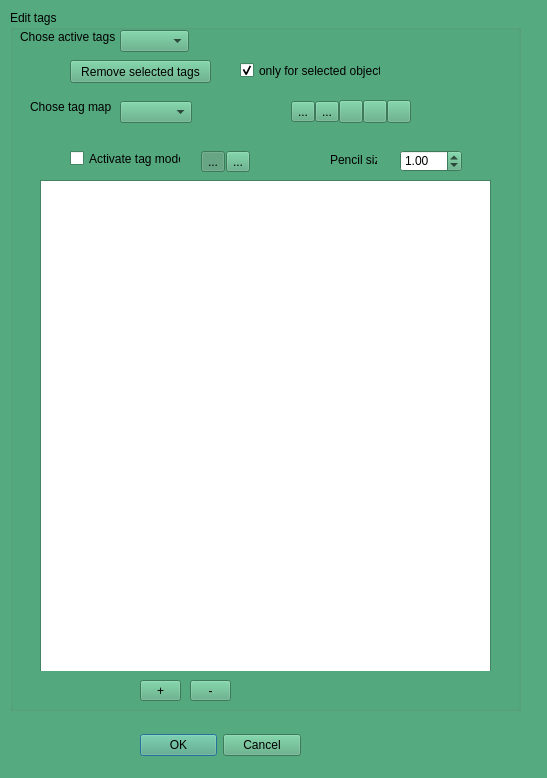
<?xml version="1.0" encoding="UTF-8"?>
<ui version="4.0">
 <class>mqEditTagsDialog</class>
 <widget class="QDialog" name="mqEditTagsDialog">
  <property name="geometry">
   <rect>
    <x>0</x>
    <y>0</y>
    <width>547</width>
    <height>778</height>
   </rect>
  </property>
  <property name="palette">
   <palette>
    <active>
     <colorrole role="WindowText">
      <brush brushstyle="SolidPattern">
       <color alpha="255">
        <red>0</red>
        <green>0</green>
        <blue>0</blue>
       </color>
      </brush>
     </colorrole>
     <colorrole role="Button">
      <brush brushstyle="SolidPattern">
       <color alpha="255">
        <red>85</red>
        <green>170</green>
        <blue>127</blue>
       </color>
      </brush>
     </colorrole>
     <colorrole role="Light">
      <brush brushstyle="SolidPattern">
       <color alpha="255">
        <red>127</red>
        <green>255</green>
        <blue>191</blue>
       </color>
      </brush>
     </colorrole>
     <colorrole role="Midlight">
      <brush brushstyle="SolidPattern">
       <color alpha="255">
        <red>106</red>
        <green>212</green>
        <blue>159</blue>
       </color>
      </brush>
     </colorrole>
     <colorrole role="Dark">
      <brush brushstyle="SolidPattern">
       <color alpha="255">
        <red>42</red>
        <green>85</green>
        <blue>63</blue>
       </color>
      </brush>
     </colorrole>
     <colorrole role="Mid">
      <brush brushstyle="SolidPattern">
       <color alpha="255">
        <red>56</red>
        <green>113</green>
        <blue>84</blue>
       </color>
      </brush>
     </colorrole>
     <colorrole role="Text">
      <brush brushstyle="SolidPattern">
       <color alpha="255">
        <red>0</red>
        <green>0</green>
        <blue>0</blue>
       </color>
      </brush>
     </colorrole>
     <colorrole role="BrightText">
      <brush brushstyle="SolidPattern">
       <color alpha="255">
        <red>255</red>
        <green>255</green>
        <blue>255</blue>
       </color>
      </brush>
     </colorrole>
     <colorrole role="ButtonText">
      <brush brushstyle="SolidPattern">
       <color alpha="255">
        <red>0</red>
        <green>0</green>
        <blue>0</blue>
       </color>
      </brush>
     </colorrole>
     <colorrole role="Base">
      <brush brushstyle="SolidPattern">
       <color alpha="255">
        <red>255</red>
        <green>255</green>
        <blue>255</blue>
       </color>
      </brush>
     </colorrole>
     <colorrole role="Window">
      <brush brushstyle="SolidPattern">
       <color alpha="255">
        <red>85</red>
        <green>170</green>
        <blue>127</blue>
       </color>
      </brush>
     </colorrole>
     <colorrole role="Shadow">
      <brush brushstyle="SolidPattern">
       <color alpha="255">
        <red>0</red>
        <green>0</green>
        <blue>0</blue>
       </color>
      </brush>
     </colorrole>
     <colorrole role="AlternateBase">
      <brush brushstyle="SolidPattern">
       <color alpha="255">
        <red>170</red>
        <green>212</green>
        <blue>191</blue>
       </color>
      </brush>
     </colorrole>
     <colorrole role="ToolTipBase">
      <brush brushstyle="SolidPattern">
       <color alpha="255">
        <red>255</red>
        <green>255</green>
        <blue>220</blue>
       </color>
      </brush>
     </colorrole>
     <colorrole role="ToolTipText">
      <brush brushstyle="SolidPattern">
       <color alpha="255">
        <red>0</red>
        <green>0</green>
        <blue>0</blue>
       </color>
      </brush>
     </colorrole>
    </active>
    <inactive>
     <colorrole role="WindowText">
      <brush brushstyle="SolidPattern">
       <color alpha="255">
        <red>0</red>
        <green>0</green>
        <blue>0</blue>
       </color>
      </brush>
     </colorrole>
     <colorrole role="Button">
      <brush brushstyle="SolidPattern">
       <color alpha="255">
        <red>85</red>
        <green>170</green>
        <blue>127</blue>
       </color>
      </brush>
     </colorrole>
     <colorrole role="Light">
      <brush brushstyle="SolidPattern">
       <color alpha="255">
        <red>127</red>
        <green>255</green>
        <blue>191</blue>
       </color>
      </brush>
     </colorrole>
     <colorrole role="Midlight">
      <brush brushstyle="SolidPattern">
       <color alpha="255">
        <red>106</red>
        <green>212</green>
        <blue>159</blue>
       </color>
      </brush>
     </colorrole>
     <colorrole role="Dark">
      <brush brushstyle="SolidPattern">
       <color alpha="255">
        <red>42</red>
        <green>85</green>
        <blue>63</blue>
       </color>
      </brush>
     </colorrole>
     <colorrole role="Mid">
      <brush brushstyle="SolidPattern">
       <color alpha="255">
        <red>56</red>
        <green>113</green>
        <blue>84</blue>
       </color>
      </brush>
     </colorrole>
     <colorrole role="Text">
      <brush brushstyle="SolidPattern">
       <color alpha="255">
        <red>0</red>
        <green>0</green>
        <blue>0</blue>
       </color>
      </brush>
     </colorrole>
     <colorrole role="BrightText">
      <brush brushstyle="SolidPattern">
       <color alpha="255">
        <red>255</red>
        <green>255</green>
        <blue>255</blue>
       </color>
      </brush>
     </colorrole>
     <colorrole role="ButtonText">
      <brush brushstyle="SolidPattern">
       <color alpha="255">
        <red>0</red>
        <green>0</green>
        <blue>0</blue>
       </color>
      </brush>
     </colorrole>
     <colorrole role="Base">
      <brush brushstyle="SolidPattern">
       <color alpha="255">
        <red>255</red>
        <green>255</green>
        <blue>255</blue>
       </color>
      </brush>
     </colorrole>
     <colorrole role="Window">
      <brush brushstyle="SolidPattern">
       <color alpha="255">
        <red>85</red>
        <green>170</green>
        <blue>127</blue>
       </color>
      </brush>
     </colorrole>
     <colorrole role="Shadow">
      <brush brushstyle="SolidPattern">
       <color alpha="255">
        <red>0</red>
        <green>0</green>
        <blue>0</blue>
       </color>
      </brush>
     </colorrole>
     <colorrole role="AlternateBase">
      <brush brushstyle="SolidPattern">
       <color alpha="255">
        <red>170</red>
        <green>212</green>
        <blue>191</blue>
       </color>
      </brush>
     </colorrole>
     <colorrole role="ToolTipBase">
      <brush brushstyle="SolidPattern">
       <color alpha="255">
        <red>255</red>
        <green>255</green>
        <blue>220</blue>
       </color>
      </brush>
     </colorrole>
     <colorrole role="ToolTipText">
      <brush brushstyle="SolidPattern">
       <color alpha="255">
        <red>0</red>
        <green>0</green>
        <blue>0</blue>
       </color>
      </brush>
     </colorrole>
    </inactive>
    <disabled>
     <colorrole role="WindowText">
      <brush brushstyle="SolidPattern">
       <color alpha="255">
        <red>42</red>
        <green>85</green>
        <blue>63</blue>
       </color>
      </brush>
     </colorrole>
     <colorrole role="Button">
      <brush brushstyle="SolidPattern">
       <color alpha="255">
        <red>85</red>
        <green>170</green>
        <blue>127</blue>
       </color>
      </brush>
     </colorrole>
     <colorrole role="Light">
      <brush brushstyle="SolidPattern">
       <color alpha="255">
        <red>127</red>
        <green>255</green>
        <blue>191</blue>
       </color>
      </brush>
     </colorrole>
     <colorrole role="Midlight">
      <brush brushstyle="SolidPattern">
       <color alpha="255">
        <red>106</red>
        <green>212</green>
        <blue>159</blue>
       </color>
      </brush>
     </colorrole>
     <colorrole role="Dark">
      <brush brushstyle="SolidPattern">
       <color alpha="255">
        <red>42</red>
        <green>85</green>
        <blue>63</blue>
       </color>
      </brush>
     </colorrole>
     <colorrole role="Mid">
      <brush brushstyle="SolidPattern">
       <color alpha="255">
        <red>56</red>
        <green>113</green>
        <blue>84</blue>
       </color>
      </brush>
     </colorrole>
     <colorrole role="Text">
      <brush brushstyle="SolidPattern">
       <color alpha="255">
        <red>42</red>
        <green>85</green>
        <blue>63</blue>
       </color>
      </brush>
     </colorrole>
     <colorrole role="BrightText">
      <brush brushstyle="SolidPattern">
       <color alpha="255">
        <red>255</red>
        <green>255</green>
        <blue>255</blue>
       </color>
      </brush>
     </colorrole>
     <colorrole role="ButtonText">
      <brush brushstyle="SolidPattern">
       <color alpha="255">
        <red>42</red>
        <green>85</green>
        <blue>63</blue>
       </color>
      </brush>
     </colorrole>
     <colorrole role="Base">
      <brush brushstyle="SolidPattern">
       <color alpha="255">
        <red>85</red>
        <green>170</green>
        <blue>127</blue>
       </color>
      </brush>
     </colorrole>
     <colorrole role="Window">
      <brush brushstyle="SolidPattern">
       <color alpha="255">
        <red>85</red>
        <green>170</green>
        <blue>127</blue>
       </color>
      </brush>
     </colorrole>
     <colorrole role="Shadow">
      <brush brushstyle="SolidPattern">
       <color alpha="255">
        <red>0</red>
        <green>0</green>
        <blue>0</blue>
       </color>
      </brush>
     </colorrole>
     <colorrole role="AlternateBase">
      <brush brushstyle="SolidPattern">
       <color alpha="255">
        <red>85</red>
        <green>170</green>
        <blue>127</blue>
       </color>
      </brush>
     </colorrole>
     <colorrole role="ToolTipBase">
      <brush brushstyle="SolidPattern">
       <color alpha="255">
        <red>255</red>
        <green>255</green>
        <blue>220</blue>
       </color>
      </brush>
     </colorrole>
     <colorrole role="ToolTipText">
      <brush brushstyle="SolidPattern">
       <color alpha="255">
        <red>0</red>
        <green>0</green>
        <blue>0</blue>
       </color>
      </brush>
     </colorrole>
    </disabled>
   </palette>
  </property>
  <property name="windowTitle">
   <string>Tags</string>
  </property>
  <widget class="QWidget" name="layoutWidget">
   <property name="geometry">
    <rect>
     <x>140</x>
     <y>730</y>
     <width>161</width>
     <height>31</height>
    </rect>
   </property>
   <layout class="QHBoxLayout" name="horizontalLayout_2">
    <item>
     <widget class="QDialogButtonBox" name="buttonBox">
      <property name="orientation">
       <enum>Qt::Horizontal</enum>
      </property>
      <property name="standardButtons">
       <set>QDialogButtonBox::Cancel|QDialogButtonBox::Ok</set>
      </property>
     </widget>
    </item>
   </layout>
  </widget>
  <widget class="QGroupBox" name="groupBox">
   <property name="geometry">
    <rect>
     <x>10</x>
     <y>10</y>
     <width>511</width>
     <height>701</height>
    </rect>
   </property>
   <property name="title">
    <string>Edit tags</string>
   </property>
   <widget class="QPushButton" name="pushRemoveTags">
    <property name="geometry">
     <rect>
      <x>60</x>
      <y>50</y>
      <width>141</width>
      <height>23</height>
     </rect>
    </property>
    <property name="text">
     <string>Remove selected tags</string>
    </property>
   </widget>
   <widget class="QComboBox" name="comboActiveTags">
    <property name="geometry">
     <rect>
      <x>110</x>
      <y>20</y>
      <width>69</width>
      <height>22</height>
     </rect>
    </property>
   </widget>
   <widget class="QLabel" name="label_6">
    <property name="geometry">
     <rect>
      <x>10</x>
      <y>20</y>
      <width>101</width>
      <height>21</height>
     </rect>
    </property>
    <property name="text">
     <string>&lt;html&gt;&lt;head/&gt;&lt;body&gt;&lt;p&gt;Chose active tags&lt;br/&gt;&lt;/p&gt;&lt;/body&gt;&lt;/html&gt;</string>
    </property>
   </widget>
   <widget class="QLabel" name="label_7">
    <property name="geometry">
     <rect>
      <x>20</x>
      <y>90</y>
      <width>101</width>
      <height>21</height>
     </rect>
    </property>
    <property name="text">
     <string>&lt;html&gt;&lt;head/&gt;&lt;body&gt;&lt;p&gt;Chose tag map&lt;br/&gt;&lt;/p&gt;&lt;/body&gt;&lt;/html&gt;</string>
    </property>
   </widget>
   <widget class="QCheckBox" name="selectedObjects">
    <property name="geometry">
     <rect>
      <x>230</x>
      <y>50</y>
      <width>141</width>
      <height>21</height>
     </rect>
    </property>
    <property name="text">
     <string>only for selected objects</string>
    </property>
    <property name="checked">
     <bool>true</bool>
    </property>
   </widget>
   <widget class="QScrollArea" name="scrollArea">
    <property name="geometry">
     <rect>
      <x>30</x>
      <y>170</y>
      <width>451</width>
      <height>491</height>
     </rect>
    </property>
    <property name="frameShape">
     <enum>QFrame::NoFrame</enum>
    </property>
    <property name="frameShadow">
     <enum>QFrame::Plain</enum>
    </property>
    <property name="widgetResizable">
     <bool>true</bool>
    </property>
    <widget class="QWidget" name="scrollAreaWidgetContents">
     <property name="geometry">
      <rect>
       <x>0</x>
       <y>0</y>
       <width>451</width>
       <height>491</height>
      </rect>
     </property>
     <layout class="QVBoxLayout" name="ScrollAreaLayout" stretch="0">
      <property name="leftMargin">
       <number>0</number>
      </property>
      <property name="topMargin">
       <number>0</number>
      </property>
      <property name="rightMargin">
       <number>0</number>
      </property>
      <property name="bottomMargin">
       <number>0</number>
      </property>
      <item>
       <widget class="QFrame" name="PropertiesFrame">
        <property name="sizePolicy">
         <sizepolicy hsizetype="Preferred" vsizetype="Preferred">
          <horstretch>0</horstretch>
          <verstretch>0</verstretch>
         </sizepolicy>
        </property>
        <property name="frameShape">
         <enum>QFrame::NoFrame</enum>
        </property>
        <property name="frameShadow">
         <enum>QFrame::Plain</enum>
        </property>
        <widget class="QTableWidget" name="tableWidget">
         <property name="geometry">
          <rect>
           <x>0</x>
           <y>0</y>
           <width>451</width>
           <height>511</height>
          </rect>
         </property>
        </widget>
       </widget>
      </item>
     </layout>
    </widget>
   </widget>
   <widget class="QWidget" name="horizontalLayoutWidget">
    <property name="geometry">
     <rect>
      <x>110</x>
      <y>90</y>
      <width>291</width>
      <height>24</height>
     </rect>
    </property>
    <layout class="QHBoxLayout" name="horizontalLayout">
     <property name="spacing">
      <number>0</number>
     </property>
     <item>
      <widget class="QComboBox" name="comboTagMaps"/>
     </item>
     <item>
      <spacer name="horizontalSpacer">
       <property name="orientation">
        <enum>Qt::Horizontal</enum>
       </property>
       <property name="sizeHint" stdset="0">
        <size>
         <width>40</width>
         <height>20</height>
        </size>
       </property>
      </spacer>
     </item>
     <item>
      <widget class="QToolButton" name="reinitializeTagMap">
       <property name="toolTip">
        <string>Reinitialize Tag Map</string>
       </property>
       <property name="text">
        <string>...</string>
       </property>
       <property name="icon">
        <iconset resource="../Icons/icons.qrc">
         <normaloff>:/Icons/Initialize24.png</normaloff>:/Icons/Initialize24.png</iconset>
       </property>
      </widget>
     </item>
     <item>
      <widget class="QToolButton" name="addTagMap">
       <property name="toolTip">
        <string>Add Tag Map to presets</string>
       </property>
       <property name="text">
        <string>...</string>
       </property>
       <property name="icon">
        <iconset resource="../Icons/icons.qrc">
         <normaloff>:/Icons/filesave22.png</normaloff>:/Icons/filesave22.png</iconset>
       </property>
      </widget>
     </item>
     <item>
      <widget class="QToolButton" name="exportTagMap">
       <property name="toolTip">
        <string>Export tag map</string>
       </property>
       <property name="text">
        <string/>
       </property>
       <property name="icon">
        <iconset resource="../Icons/icons.qrc">
         <normaloff>:/Icons/ExportTagMap22.png</normaloff>:/Icons/ExportTagMap22.png</iconset>
       </property>
      </widget>
     </item>
     <item>
      <widget class="QToolButton" name="editTagMap">
       <property name="toolTip">
        <string>Edit color map name</string>
       </property>
       <property name="text">
        <string/>
       </property>
       <property name="icon">
        <iconset resource="../Icons/icons.qrc">
         <normaloff>:/Icons/edit.png</normaloff>:/Icons/edit.png</iconset>
       </property>
      </widget>
     </item>
     <item>
      <widget class="QToolButton" name="deleteTagMap">
       <property name="toolTip">
        <string>Delete color map</string>
       </property>
       <property name="text">
        <string/>
       </property>
       <property name="icon">
        <iconset resource="../Icons/icons.qrc">
         <normaloff>:/Icons/delete2.png</normaloff>:/Icons/delete2.png</iconset>
       </property>
      </widget>
     </item>
    </layout>
   </widget>
   <widget class="QToolButton" name="addTag">
    <property name="geometry">
     <rect>
      <x>130</x>
      <y>670</y>
      <width>41</width>
      <height>21</height>
     </rect>
    </property>
    <property name="toolTip">
     <string>Add tag (at the bottom of the list)</string>
    </property>
    <property name="text">
     <string>+</string>
    </property>
   </widget>
   <widget class="QToolButton" name="removeTag">
    <property name="geometry">
     <rect>
      <x>180</x>
      <y>670</y>
      <width>41</width>
      <height>21</height>
     </rect>
    </property>
    <property name="toolTip">
     <string>Remove last tag from list</string>
    </property>
    <property name="text">
     <string>-</string>
    </property>
   </widget>
   <widget class="QWidget" name="horizontalLayoutWidget_2">
    <property name="geometry">
     <rect>
      <x>190</x>
      <y>140</y>
      <width>51</width>
      <height>24</height>
     </rect>
    </property>
    <layout class="QHBoxLayout" name="horizontalLayout_3">
     <property name="spacing">
      <number>0</number>
     </property>
     <item>
      <widget class="QToolButton" name="pencilOn">
       <property name="text">
        <string>...</string>
       </property>
       <property name="icon">
        <iconset resource="../Icons/icons.qrc">
         <normaloff>:/Cursors/pencil.png</normaloff>:/Cursors/pencil.png</iconset>
       </property>
       <property name="checkable">
        <bool>true</bool>
       </property>
       <property name="checked">
        <bool>true</bool>
       </property>
      </widget>
     </item>
     <item>
      <widget class="QToolButton" name="bucketOn">
       <property name="text">
        <string>...</string>
       </property>
       <property name="icon">
        <iconset resource="../Icons/icons.qrc">
         <normaloff>:/Cursors/Flood_fill.png</normaloff>:/Cursors/Flood_fill.png</iconset>
       </property>
       <property name="checkable">
        <bool>true</bool>
       </property>
      </widget>
     </item>
    </layout>
   </widget>
   <widget class="QCheckBox" name="activateTagMode">
    <property name="geometry">
     <rect>
      <x>60</x>
      <y>140</y>
      <width>111</width>
      <height>17</height>
     </rect>
    </property>
    <property name="text">
     <string>Activate tag mode</string>
    </property>
   </widget>
   <widget class="QDoubleSpinBox" name="pencilSearchSize">
    <property name="geometry">
     <rect>
      <x>390</x>
      <y>140</y>
      <width>62</width>
      <height>22</height>
     </rect>
    </property>
    <property name="value">
     <double>1.000000000000000</double>
    </property>
   </widget>
   <widget class="QLabel" name="label">
    <property name="geometry">
     <rect>
      <x>320</x>
      <y>140</y>
      <width>47</width>
      <height>20</height>
     </rect>
    </property>
    <property name="text">
     <string>Pencil size</string>
    </property>
   </widget>
  </widget>
  <action name="actionExportColorMaps">
   <property name="icon">
    <iconset resource="../Icons/icons.qrc">
     <normaloff>:/Icons/ExportMap22.png</normaloff>
     <normalon>:/Icons/ExportMap22.png</normalon>:/Icons/ExportMap22.png</iconset>
   </property>
   <property name="text">
    <string>Export color map(s)</string>
   </property>
   <property name="toolTip">
    <string>Export color maps</string>
   </property>
  </action>
 </widget>
 <resources>
  <include location="../Icons/icons.qrc"/>
  <include location="../Icons/icons.qrc"/>
 </resources>
 <connections>
  <connection>
   <sender>buttonBox</sender>
   <signal>accepted()</signal>
   <receiver>mqEditTagsDialog</receiver>
   <slot>accept()</slot>
   <hints>
    <hint type="sourcelabel">
     <x>248</x>
     <y>254</y>
    </hint>
    <hint type="destinationlabel">
     <x>157</x>
     <y>274</y>
    </hint>
   </hints>
  </connection>
  <connection>
   <sender>buttonBox</sender>
   <signal>rejected()</signal>
   <receiver>mqEditTagsDialog</receiver>
   <slot>reject()</slot>
   <hints>
    <hint type="sourcelabel">
     <x>316</x>
     <y>260</y>
    </hint>
    <hint type="destinationlabel">
     <x>286</x>
     <y>274</y>
    </hint>
   </hints>
  </connection>
 </connections>
</ui>
